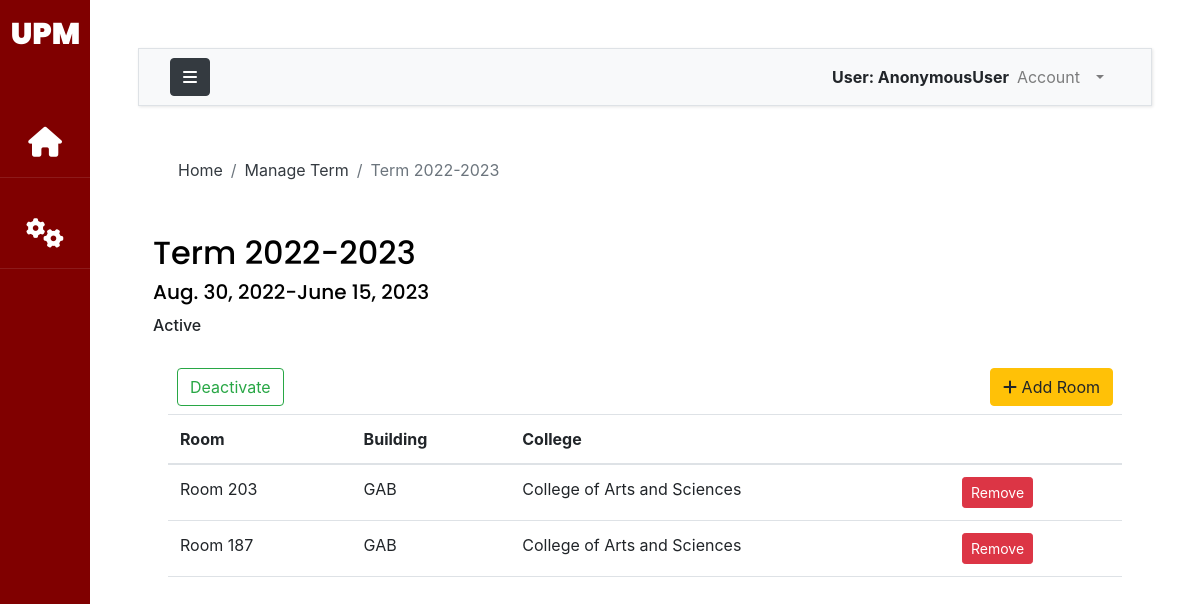
The app's page /manage-term/2022-2023/ with its own data.
### UPM/models.py (models this page shows, shortened)
class Term(models.Model):
    academicyear = models.CharField(max_length=10)
    slug = models.SlugField(null=True)
    room = models.ManyToManyField(Room, related_name="room_term", blank=True)
    date_start = models.DateField(null=True)
    date_end = models.DateField(null=True)
    isActivated = models.BooleanField(null=True,default=False)

class Room(models.Model):
    name = models.CharField(max_length=300,null=True, unique=True)
    slug = models.SlugField(null=True)
    college = models.ForeignKey(College,on_delete=models.CASCADE,null=True)
    building = models.ForeignKey(Building, on_delete=models.CASCADE, null=True)
    isAvailable = models.BooleanField(default=True)
    capacity = models.IntegerField()
    def __str__(self):
        return self.name

class Building(models.Model):
    name = models.CharField(max_length=300,null=True)
    college = models.ForeignKey(College,on_delete=models.CASCADE,null=True)
    slug = models.SlugField(null=True)
    def __str__(self):
        return self.name

class College(models.Model):
    name = models.CharField(max_length=300,null=True)
    slug = models.SlugField(null=True)
    def __str__(self):
        return self.name

### UPM/views.py (the view, shortened to what this page needs)
# urls.py: path('manage-term/<slug:slug>/',views.termView, name='termView'),
def termView(request, slug):
    term = Term.objects.get(slug=slug)
    rooms = term.room.all()
    rms = Room.objects.all()
    room_exclude = []
    for rm in rms:
        for room in rooms:
            if room == rm:
                room_exclude.append(rm)
    room_term = Room.objects.exclude(name__in=room_exclude)
    if request.method == "POST":
        room = request.POST.getlist('rooms')
        for rm in room:
            if Room.objects.all().exists():
                rm = Room.objects.get(slug=rm)
                term.room.add(rm)
    context ={'term':term,'rooms':rooms,'rms':room_term}
    return render(request,"UPM/term-details.html",context)

### templates/UPM/term-details.html (shortened to what this page needs)
{% extends 'base.html' %}
{% load static %}
{% load crispy_forms_tags %}
{% block breadcrumb %}
<nav aria-label="breadcrumb">
  <ol class="breadcrumb mt-3 ms-4 bg-body">
    <li class="breadcrumb-item"><a href="#" class="text-dark">Home</a></li>
    <li class="breadcrumb-item"><a href="{% url 'manageTerm' %}" class="text-dark">Manage Term</a></li>
    <li class="breadcrumb-item active" aria-current="page">Term {{term.academicyear}}</li>
  </ol>
</nav>
{% endblock breadcrumb %}
{% block content %}
<div class = "container w-auto">
    <h2 class="pt-4">Term {{term.academicyear}}</h2>
    <h5 class="pb-1">{{term.date_start}}-{{term.date_end}}</h5>
    {% if term.isActivated %}
    <h6 class="pb-4">Active</h6>
    {% else %}
    <h6 class="pb-4">Inactive</h6>
    {% endif %}
    <div class = 'row'>
        <div class ="col">
            <form method='POST'>
                {% if not term.isActivated %}
                <input class = "btn btn-success ms-4 mb-2" type="submit" value="Activate" name="activate">
                {% elif term.isActivated  %}
                <input class = "btn btn-outline-success ms-4 mb-2" type="submit" value="Deactivate" name="deactivate">
                {% endif %}
            </form>
        </div>
        <div class = 'col align-self-end text-end'>
            <button class='btn btn-warning mb-2 mx-4' data-bs-toggle="modal" data-bs-target="#addTermRoom"><i class="fa-solid fa-plus"></i> Add Room</button>
        </div>
    </div>
    <div class="container-fluid overflow-auto">
        <table class="table">
            <thead>
              <tr>
                <th scope="col">Room</th>
                <th scope="col">Building</th>
                <th scope="col">College</th>
                <th scope="col"></th>
              </tr>
            </thead>
            <tbody>
            {% for room in rooms %}
              <tr>
                <td>{{room.name}}</td>
                <td>{{room.building}}</td>
                <td>{{room.college}}</td>
                <td><button class='btn btn-danger btn-sm' data-bs-toggle="modal" data-bs-target="#deletePopup"> Remove</td>
              </tr>
            {% endfor %}
            </tbody>
          </table>
    </div>
</div>
{% endblock content %}

### records on screen
Term: academicyear "2022-2023", date_start "Aug. 30, 2022", date_end "June 15, 2023"
Room: name "Room 203", building "GAB", college "College of Arts and Sciences"
Room: name "Room 187", building "GAB", college "College of Arts and Sciences"

### other values on screen
{{ request.user }} "AnonymousUser"
